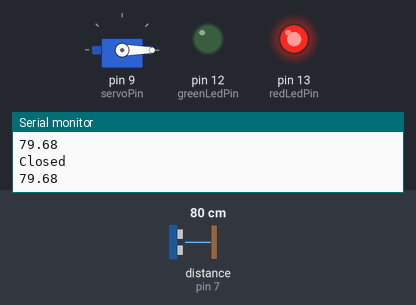
Bench run of a sketch on a simulated Arduino Uno, built with avr-gcc and run on an emulated ATmega328P. Parts: servo, output pins drawn as LEDs (lit = HIGH), the last lines printed to the serial monitor. Wiring (inferred from the names in the program): ultrasonic range finder: trigger pin 8; echo pin 7. The test bench sets the inputs (shaded band); at power-on: distance to the obstacle (sensor on pin 7) 80 cm. The echo pulse lasts 58.3 µs per cm; pins used as bus, display or sensor lines are not drawn.

Above: at 1.2 s.
1.3 s: distance to the obstacle (sensor on pin 7) set to 22 cm
2.8 s: distance to the obstacle (sensor on pin 7) set to 19 cm
At 4.0 s:
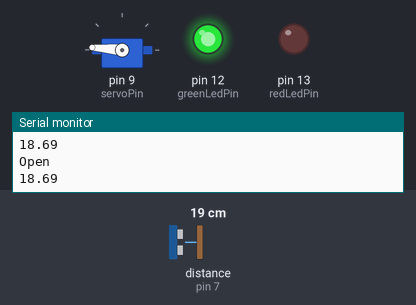
4.3 s: distance to the obstacle (sensor on pin 7) set to 35 cm
At 5.2 s:
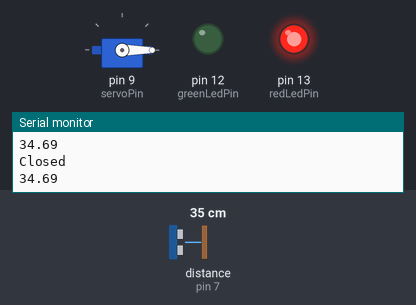
5.8 s: distance to the obstacle (sensor on pin 7) set to 2 cm
At 6.8 s:
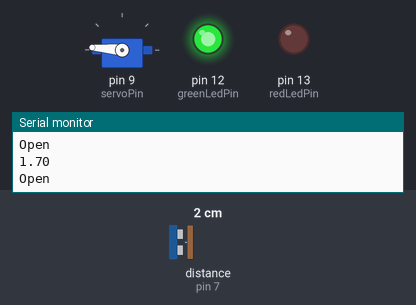
Timing chart, 0 to 8.3 s (numbered marks = the images above; inputs shaded):
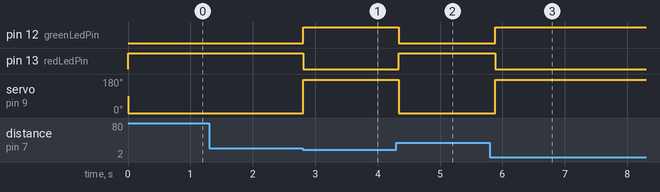

The sketch:

code.ino
```cpp
/*
This is a simulation code for a servo controlled by the distance measured by an ultrasonic sensor
if the distance < 20cm then the servo opens with a green led as an indicator to show the servo is open
else distance > 20cm the the servo closes with a red a led on to indicate the closed position
This project can be incorporated into smart dustbin where the servo is connected with the lid of the bin.

*/
#include <Servo.h> // include the servo library

const int trigPin = 8; // trigger pi
const int echoPin = 7; // echo pin

int servoPin = 9; //

int greenLedPin = 12;
int redLedPin = 13;

int closedAngle = 0;
int openAngle = 175;

float duration, distance;
float thresholdDistance = 20; // minimum distance required for the servo to reacte

Servo servo; // naming my servo servo

void setup() {
  servo.attach(servoPin);
  pinMode(trigPin, OUTPUT); // set the trigger pin as an output
  pinMode(echoPin, INPUT); // set the echo pin as an input
  pinMode(greenLedPin, OUTPUT); // set the led as an output
  pinMode(redLedPin, OUTPUT); // set the led as an output
  Serial.begin(9600); // begin serial communication

}

void loop() {
  digitalWrite(trigPin, LOW); //set the trigger pin not to send any wave
  delayMicroseconds(2); // delay for 2 micro-seconds
  digitalWrite(trigPin, HIGH);// set the trigger pin to release waves
  delayMicroseconds(10);
  digitalWrite(trigPin, LOW);
  delayMicroseconds(2);

  duration = pulseIn(echoPin, HIGH); // get the time for the wave journey
  distance = (duration * 0.0343) / 2; // get the distance if the object

  if (distance >= thresholdDistance) {
    servo.write(closedAngle); // set the servo arm to 0 angle position
    digitalWrite(greenLedPin, LOW); // green led off
    digitalWrite(redLedPin, HIGH); // red led on
    Serial.print("Closed\n"); // prints the string closed on the serial monitor
    Serial.println(distance); // prints the value of the actual distance of the object
  }
  else{
    servo.write(openAngle); // set the servo arm to open position
    digitalWrite(greenLedPin, HIGH); // green led on
    digitalWrite(redLedPin, LOW); // green led off
    Serial.print("Open\n"); // prints the  string open on the serial monitor
    Serial.println(distance); // prints the actual distance of the object
  }
  delay(100); // delay for 100 milli-seconds
}
```

Measured:
- the behaviour switches between 21 and 20 cm on distance to the obstacle (sensor on pin 7) (found by bisection; images 0 and 1)
- after the input at 2.8 s, pin 12 (greenLedPin): LOW → HIGH at once; pin 13 (redLedPin): HIGH → LOW at once; servo on pin 9 (servoPin): 0° → 175° at once
- after the input at 4.3 s, pin 12 (greenLedPin): HIGH → LOW at once; pin 13 (redLedPin): LOW → HIGH at once; servo on pin 9 (servoPin): 175° → 0° at once
- after the input at 5.8 s, pin 12 (greenLedPin): LOW → HIGH after 0.09 s; pin 13 (redLedPin): HIGH → LOW after 0.09 s; servo on pin 9 (servoPin): 0° → 175° after 0.09 s
